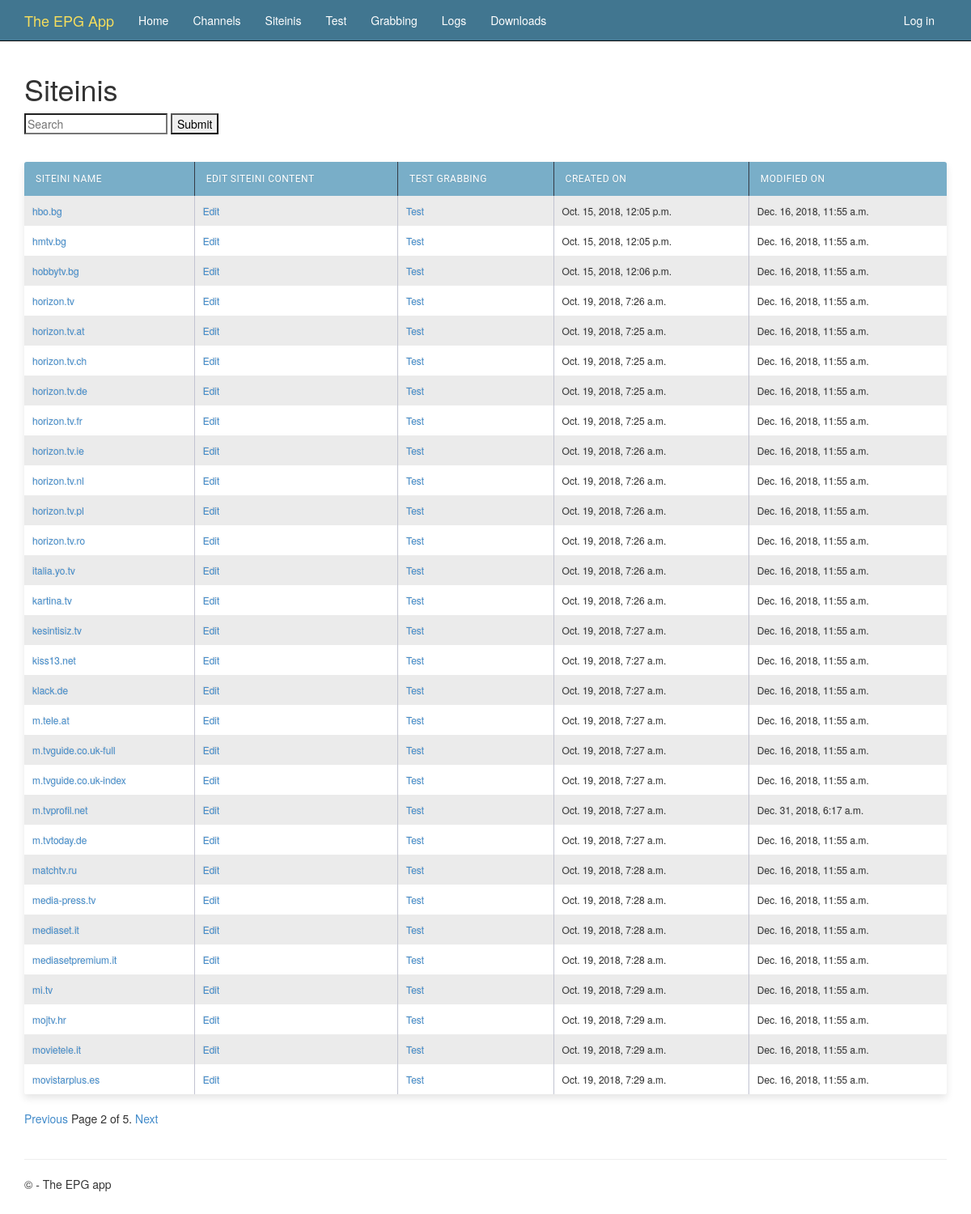
Page /siteinis/?page=2 on the earlier database version.
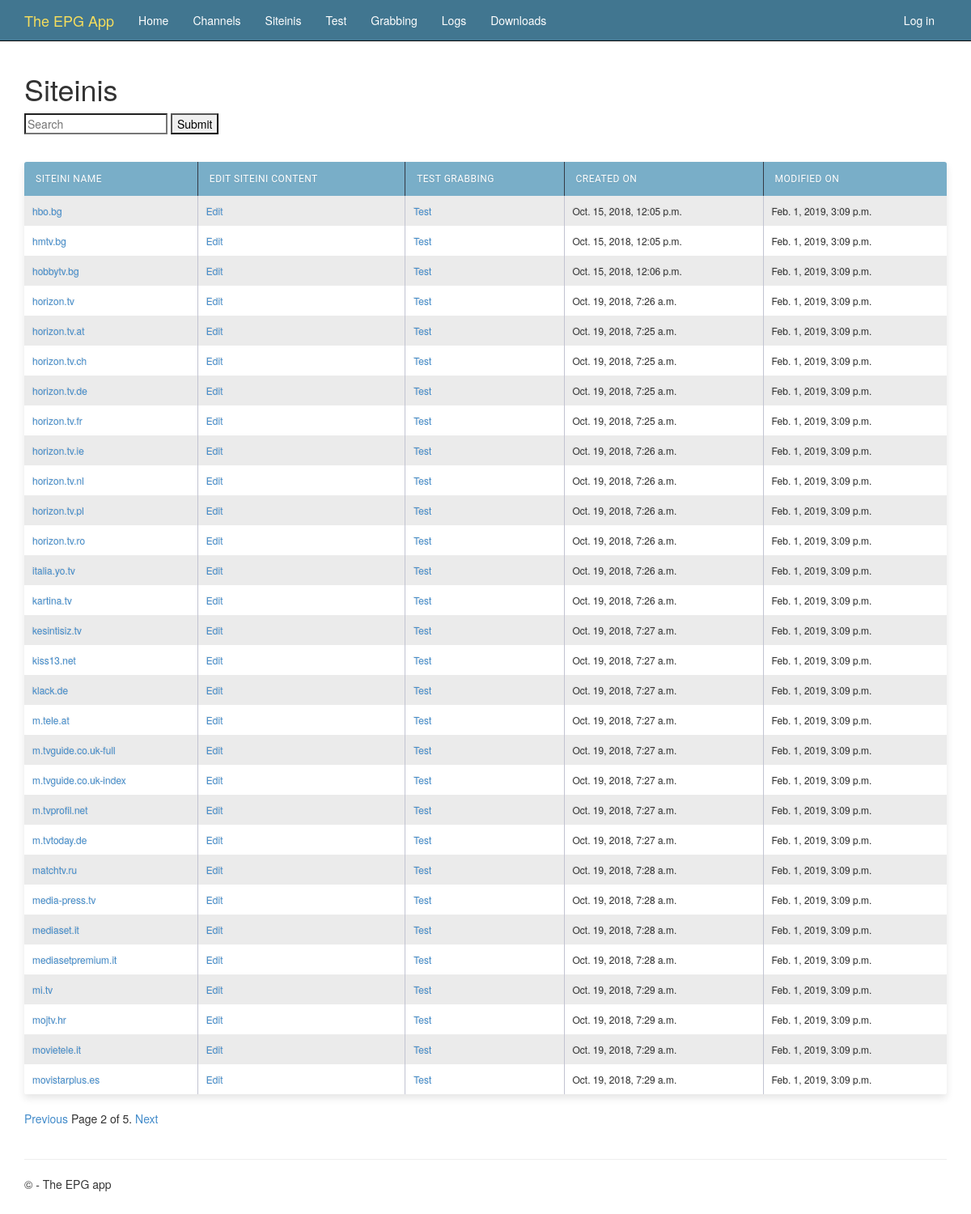
Same page on the later database version.
### epgapp/models.py (models this page shows, shortened)
class Siteini(models.Model):
  import uuid
  name     = models.CharField('Name of siteini file', max_length=32)
  slug     = models.SlugField('Slug', unique=False, default="", help_text='How it appears in URL')
  enabled  = models.BooleanField(default=True)
  content  = models.TextField()
  created  = models.DateTimeField(auto_now_add=True)
  modified = models.DateTimeField(auto_now=True)
  def get_absolute_url(self):
    return reverse('siteini-detail', args=[str(self.slug)])
  class Meta:
    ordering = ['name']
    verbose_name_plural = '       Siteinis'

### epgapp/views.py (the view)
# urls.py: url(r'^siteinis/$', epgapp.views.SiteiniListView.as_view(), name='siteini-list'),
class SiteiniListView(ListView):
    model = Siteini
    paginate_by = 30
    def get_context_data(self, **kwargs):
        context = super().get_context_data(**kwargs)
        context['now'] = timezone.now()
        return context
    def get_queryset(self):
      result = super(SiteiniListView, self).get_queryset()
      q = self.request.GET.get('q')
      if q:
        result = result.filter(name__icontains=q)
      return result

### epgapp/templates/epgapp/siteini_list.html
{% extends "layout.html" %}
{% block content %}
<h1>Siteinis</h1>
<form id="searchform" action="{% url 'siteini-list' %}" method="GET" accept-charset="utf-8">
    <input class="searchfield" id="searchbox" name="q" type="text" placeholder="Search">
    <input class="" type="submit" value="Submit"/>
</form>
<br />
<table class="maintable">
    <thead>
        <tr>
            <th>Siteini name</th>
            <th>Edit siteini content</th>
            <th>Test grabbing</th>
            <th>Created on</th>
            <th>Modified on</th>
        </tr>
    </thead>
    <tbody>
    {% for o in object_list %}
        {% if o.enabled %}
        <tr>
            <td><a href="{{ o.get_absolute_url }}">{{ o.name }}</a></td>
            <td><a href="{% url 'admin:epgapp_siteini_change' o.id %}">Edit</a></td>
            <td><a href="{% url 'siteini-test' %}#{{o.name}}">Test</a></td>
            <td>{{ o.created }}</td>
            <td>{{ o.modified }}</td>
        </tr>
        {% endif %}
    {% empty %}
        <tr><td colspan="3">No stats yet.</td></tr>
    {% endfor %}
    </tbody>
</table>
{% if is_paginated %}
    <div class="pagination">
        <span class="page-links">
            {% if page_obj.has_previous %}
                <a href="{% url 'siteini-list' %}?page={{ page_obj.previous_page_number }}">Previous</a>
            {% endif %}
            <span class="page-current">
                Page {{ page_obj.number }} of {{ page_obj.paginator.num_pages }}.
            </span>
            {% if page_obj.has_next %}
                <a href="{% url 'siteini-list' %}?page={{ page_obj.next_page_number }}">Next</a>
            {% endif %}
        </span>
    </div>
{% endif %}
{% endblock %}

Differences in the rows shown:
changed Siteini "hbo.bg": modified "Dec. 16, 2018, 11:55 a.m." → "Feb. 1, 2019, 3:09 p.m."
changed Siteini "hmtv.bg": modified "Dec. 16, 2018, 11:55 a.m." → "Feb. 1, 2019, 3:09 p.m."
changed Siteini "hobbytv.bg": modified "Dec. 16, 2018, 11:55 a.m." → "Feb. 1, 2019, 3:09 p.m."
changed Siteini "horizon.tv": modified "Dec. 16, 2018, 11:55 a.m." → "Feb. 1, 2019, 3:09 p.m."
changed Siteini "horizon.tv.at": modified "Dec. 16, 2018, 11:55 a.m." → "Feb. 1, 2019, 3:09 p.m."
changed Siteini "horizon.tv.ch": modified "Dec. 16, 2018, 11:55 a.m." → "Feb. 1, 2019, 3:09 p.m."
changed Siteini "horizon.tv.de": modified "Dec. 16, 2018, 11:55 a.m." → "Feb. 1, 2019, 3:09 p.m."
changed Siteini "horizon.tv.fr": modified "Dec. 16, 2018, 11:55 a.m." → "Feb. 1, 2019, 3:09 p.m."
changed Siteini "horizon.tv.ie": modified "Dec. 16, 2018, 11:55 a.m." → "Feb. 1, 2019, 3:09 p.m."
changed Siteini "horizon.tv.nl": modified "Dec. 16, 2018, 11:55 a.m." → "Feb. 1, 2019, 3:09 p.m."
changed Siteini "horizon.tv.pl": modified "Dec. 16, 2018, 11:55 a.m." → "Feb. 1, 2019, 3:09 p.m."
changed Siteini "horizon.tv.ro": modified "Dec. 16, 2018, 11:55 a.m." → "Feb. 1, 2019, 3:09 p.m."
changed Siteini "italia.yo.tv": modified "Dec. 16, 2018, 11:55 a.m." → "Feb. 1, 2019, 3:09 p.m."
changed Siteini "kartina.tv": modified "Dec. 16, 2018, 11:55 a.m." → "Feb. 1, 2019, 3:09 p.m."
changed Siteini "kesintisiz.tv": modified "Dec. 16, 2018, 11:55 a.m." → "Feb. 1, 2019, 3:09 p.m."
changed Siteini "kiss13.net": modified "Dec. 16, 2018, 11:55 a.m." → "Feb. 1, 2019, 3:09 p.m."
changed Siteini "klack.de": modified "Dec. 16, 2018, 11:55 a.m." → "Feb. 1, 2019, 3:09 p.m."
changed Siteini "m.tele.at": modified "Dec. 16, 2018, 11:55 a.m." → "Feb. 1, 2019, 3:09 p.m."
changed Siteini "m.tvguide.co.uk-full": modified "Dec. 16, 2018, 11:55 a.m." → "Feb. 1, 2019, 3:09 p.m."
changed Siteini "m.tvguide.co.uk-index": modified "Dec. 16, 2018, 11:55 a.m." → "Feb. 1, 2019, 3:09 p.m."
changed Siteini "m.tvprofil.net": modified "Dec. 31, 2018, 6:17 a.m." → "Feb. 1, 2019, 3:09 p.m."
changed Siteini "m.tvtoday.de": modified "Dec. 16, 2018, 11:55 a.m." → "Feb. 1, 2019, 3:09 p.m."
changed Siteini "matchtv.ru": modified "Dec. 16, 2018, 11:55 a.m." → "Feb. 1, 2019, 3:09 p.m."
changed Siteini "media-press.tv": modified "Dec. 16, 2018, 11:55 a.m." → "Feb. 1, 2019, 3:09 p.m."
changed Siteini "mediaset.it": modified "Dec. 16, 2018, 11:55 a.m." → "Feb. 1, 2019, 3:09 p.m."
changed Siteini "mediasetpremium.it": modified "Dec. 16, 2018, 11:55 a.m." → "Feb. 1, 2019, 3:09 p.m."
changed Siteini "mi.tv": modified "Dec. 16, 2018, 11:55 a.m." → "Feb. 1, 2019, 3:09 p.m."
changed Siteini "mojtv.hr": modified "Dec. 16, 2018, 11:55 a.m." → "Feb. 1, 2019, 3:09 p.m."
changed Siteini "movietele.it": modified "Dec. 16, 2018, 11:55 a.m." → "Feb. 1, 2019, 3:09 p.m."
changed Siteini "movistarplus.es": modified "Dec. 16, 2018, 11:55 a.m." → "Feb. 1, 2019, 3:09 p.m."
